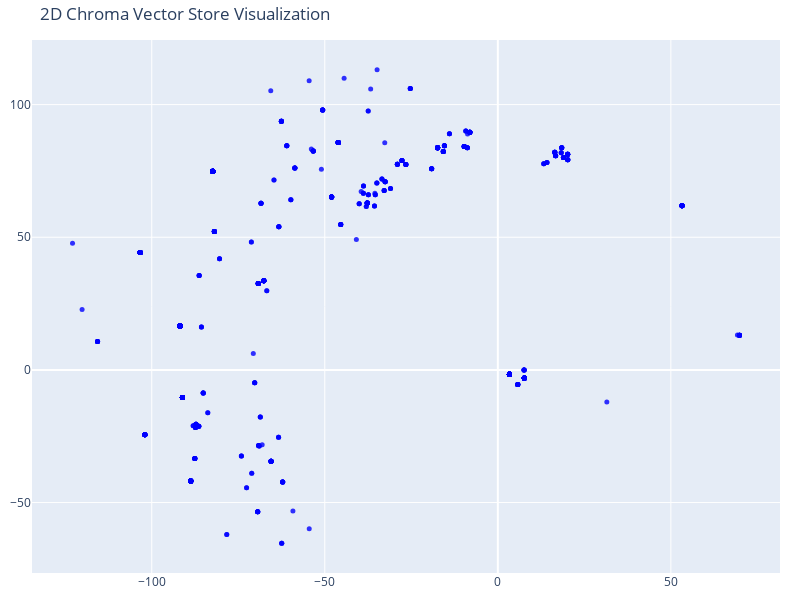

Notebook code for this chart:
### Code cell
# We humans find it easier to visalize things in 2D!
# Reduce the dimensionality of the vectors to 2D using t-SNE
# (t-distributed stochastic neighbor embedding)
# Ensure the perplexity is less than the number of samples
perplexity_value = min(30, len(vectors) - 1)

tsne = TSNE(n_components=2, random_state=42, perplexity=perplexity_value)
reduced_vectors = tsne.fit_transform(vectors)

# Create the 2D scatter plot
fig = go.Figure(data=[go.Scatter(
    x=reduced_vectors[:, 0],
    y=reduced_vectors[:, 1],
    mode='markers',
    marker=dict(size=5, color='blue', opacity=0.8),
    text=[f"Type: {t}<br>Text: {d[:100]}..." for t, d in zip(doc_types, documents)],
    hoverinfo='text'
)])

fig.update_layout(
    title='2D Chroma Vector Store Visualization',
    scene=dict(xaxis_title='x',yaxis_title='y'),
    width=800,
    height=600,
    margin=dict(r=20, b=10, l=10, t=40)
)

fig.show()

### Figure 1 — Plotly figure (JSON) as saved in the notebook; plotly's stock layout.template omitted (floating-point values rounded to 4 significant figures; data arrays with more than 128 entries replaced by an {"elided": "..."} marker saying what was removed)
{"data": [{"hoverinfo": "text", "marker": {"color": "blue", "opacity": 0.8, "size": 5}, "mode": "markers", "text": {"elided": "9833 str values"}, "type": "scatter", "x": {"elided": "9833 float values"}, "y": {"elided": "9833 float values"}}], "layout": {"height": 600, "margin": {"b": 10, "l": 10, "r": 20, "t": 40}, "scene": {"xaxis": {"title": {"text": "x"}}, "yaxis": {"title": {"text": "y"}}}, "title": {"text": "2D Chroma Vector Store Visualization"}, "width": 800}}
